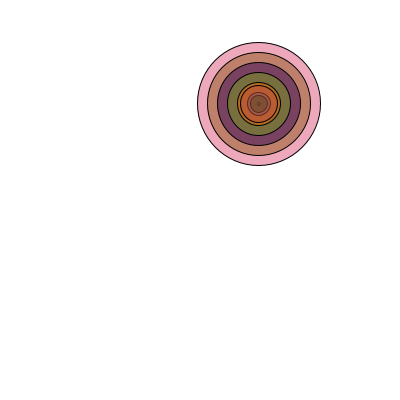
Frame 1 (no input)
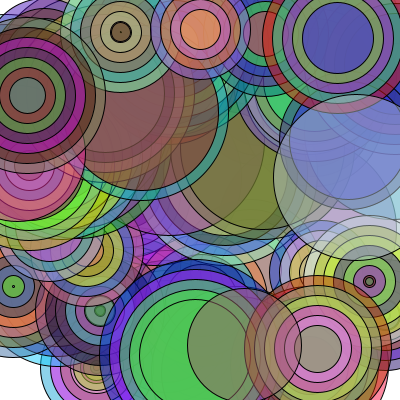
Frame 60 (the mouse pressed at the canvas centre just before this capture)
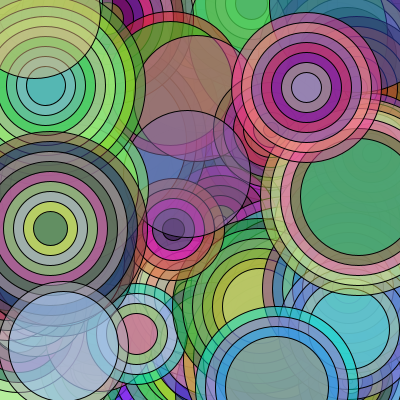
Frame 120 (the mouse held since frame 60 and released just before this capture)

The Processing sketch that drew these frames (run headless with seeded random() and noise(); from frame 60 on, the mouse is pressed at the canvas centre):

// Processing sketch: processing_146850
// ── processing_146850.pde

void setup() {
  size(400,400);
  background(255); 
  smooth();
  frameRate(5);
}
 
void draw() {
  int i;
  circles(random(width),random(height),
  int(random(1,10)),int(random(100,200)));
}
 
void circles (float x, float y, int step, int d) {
  for (int i = 0; i < step; i += 1) {
  fill(random(255),random(255),random(255),125);
  ellipse(x,y,d-20*i,d-20*i);
 }
}
